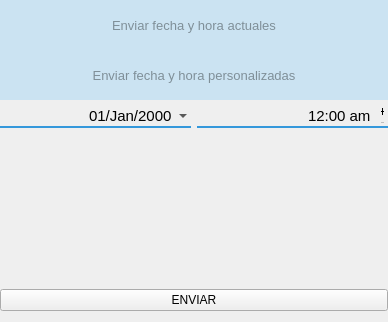
<?xml version="1.0" encoding="UTF-8"?>
<ui version="4.0">
 <class>Form</class>
 <widget class="QWidget" name="Form">
  <property name="geometry">
   <rect>
    <x>0</x>
    <y>0</y>
    <width>388</width>
    <height>322</height>
   </rect>
  </property>
  <property name="windowTitle">
   <string>Form</string>
  </property>
  <property name="styleSheet">
   <string notr="true">QDateTimeEdit {
background-color: transparent;
border-style: solid;
border-bottom: 2px solid #3498db;
font-size: 11pt;
fon-family: &quot;Verdana&quot;;
}

QCheckBox {
background-color: transparent;
font-size: 11pt;
fon-family: &quot;Verdana&quot;;
}</string>
  </property>
  <layout class="QVBoxLayout" name="verticalLayout">
   <property name="leftMargin">
    <number>0</number>
   </property>
   <property name="topMargin">
    <number>0</number>
   </property>
   <property name="rightMargin">
    <number>0</number>
   </property>
   <item>
    <widget class="QListWidget" name="listaFecha">
     <property name="sizePolicy">
      <sizepolicy hsizetype="Expanding" vsizetype="Expanding">
       <horstretch>0</horstretch>
       <verstretch>0</verstretch>
      </sizepolicy>
     </property>
     <property name="maximumSize">
      <size>
       <width>16777215</width>
       <height>100</height>
      </size>
     </property>
     <property name="styleSheet">
      <string notr="true">QListWidget{
/*background-color: #5d5d5d;*/
	background-color: #cbe3f2;
	color: #7f8f98;
	selection-color: #54626e;
	selection-background-color: #FFFFFF;
	outline: none;
	font-family: &quot;Verdana&quot;;
	font-size: 10pt;
}

QListWidget::item:selected:active{
    background-color: #3498db;
	color: #FFFFFF;
	border: none;
	outline: none;
}

QListWidget::item:selected:!active{
    background-color: #3498db;
	color: #FFFFFF;
	border: none;
	outline: none;
}

QListWidget::item:!selected:hover{
	background-color: #54626e;
font-weight: bold;
	/*color: #5bade4;*/
}

:item{
	height: 50px;
}</string>
     </property>
     <property name="frameShape">
      <enum>QFrame::NoFrame</enum>
     </property>
     <property name="verticalScrollBarPolicy">
      <enum>Qt::ScrollBarAlwaysOff</enum>
     </property>
     <property name="horizontalScrollBarPolicy">
      <enum>Qt::ScrollBarAlwaysOff</enum>
     </property>
     <property name="textElideMode">
      <enum>Qt::ElideNone</enum>
     </property>
     <property name="horizontalScrollMode">
      <enum>QAbstractItemView::ScrollPerPixel</enum>
     </property>
     <property name="flow">
      <enum>QListView::TopToBottom</enum>
     </property>
     <property name="wordWrap">
      <bool>true</bool>
     </property>
     <item>
      <property name="text">
       <string>Enviar fecha y hora actuales</string>
      </property>
      <property name="textAlignment">
       <set>AlignCenter</set>
      </property>
     </item>
     <item>
      <property name="text">
       <string>Enviar fecha y hora personalizadas</string>
      </property>
      <property name="textAlignment">
       <set>AlignCenter</set>
      </property>
     </item>
    </widget>
   </item>
   <item>
    <layout class="QHBoxLayout" name="horizontalLayout">
     <item>
      <widget class="QDateEdit" name="selectorFecha">
       <property name="enabled">
        <bool>true</bool>
       </property>
       <property name="alignment">
        <set>Qt::AlignRight|Qt::AlignTrailing|Qt::AlignVCenter</set>
       </property>
       <property name="buttonSymbols">
        <enum>QAbstractSpinBox::PlusMinus</enum>
       </property>
       <property name="displayFormat">
        <string>dd/MMM/yyyy</string>
       </property>
       <property name="calendarPopup">
        <bool>true</bool>
       </property>
      </widget>
     </item>
     <item>
      <widget class="QTimeEdit" name="selectorHora">
       <property name="enabled">
        <bool>true</bool>
       </property>
       <property name="frame">
        <bool>false</bool>
       </property>
       <property name="alignment">
        <set>Qt::AlignRight|Qt::AlignTrailing|Qt::AlignVCenter</set>
       </property>
       <property name="buttonSymbols">
        <enum>QAbstractSpinBox::PlusMinus</enum>
       </property>
       <property name="displayFormat">
        <string>hh:mm a</string>
       </property>
      </widget>
     </item>
    </layout>
   </item>
   <item>
    <spacer name="verticalSpacer">
     <property name="orientation">
      <enum>Qt::Vertical</enum>
     </property>
     <property name="sizeHint" stdset="0">
      <size>
       <width>20</width>
       <height>40</height>
      </size>
     </property>
    </spacer>
   </item>
   <item>
    <widget class="QPushButton" name="botonEnviar">
     <property name="text">
      <string>ENVIAR</string>
     </property>
    </widget>
   </item>
  </layout>
 </widget>
 <resources>
  <include location="resources.qrc"/>
 </resources>
 <connections/>
</ui>
